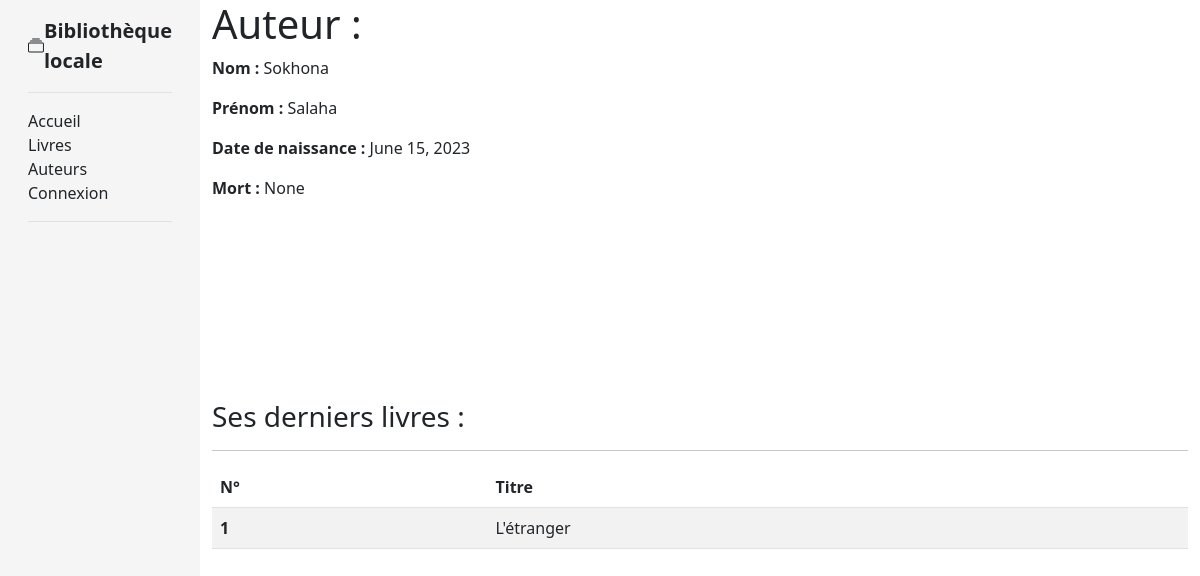
The page /catalog/author/1 on the database as committed earlier.
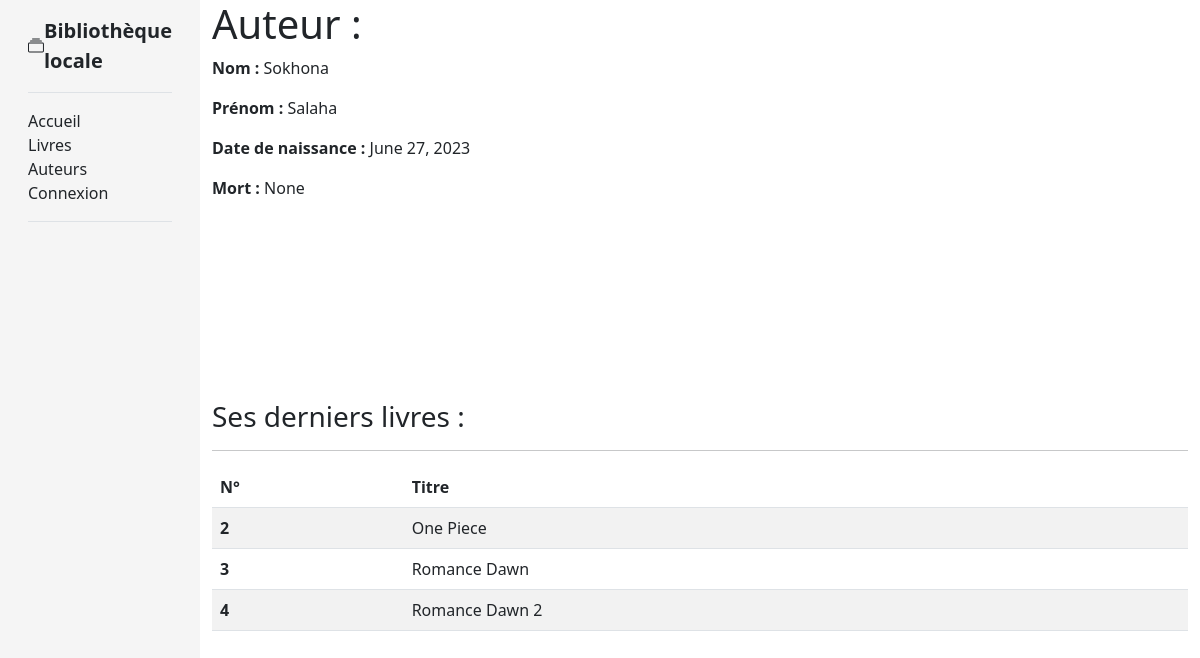
The same page on the database as committed later.
### catalog/models.py (models this page shows, shortened)
class Author(models.Model):
    first_name = models.CharField(max_length=100)
    last_name = models.CharField(max_length=100)
    date_of_birth = models.DateField(null=True, blank=True)
    date_of_death = models.DateField('Died', null=True, blank=True)
    class Meta:
        ordering = ['last_name', 'first_name']

class Book(models.Model):
    title = models.CharField(max_length=200)
    author = models.ForeignKey('Author', on_delete=models.CASCADE, null=True)
    summary = models.TextField(
        max_length=1000, help_text='Enter a brief description of the book')
    isbn = models.CharField(
        'ISBN',
        max_length=13,
        help_text=
        '13 Character <a href="https://www.isbn-international.org/content/what-isbn">ISBN number</a>'
    )
    genre = models.ManyToManyField(Genre,
                                   help_text='Select a genre for this book')
    def get_absolute_url(self):
        return reverse('book-detail', args=[str(self.id)])
    def display_genre(self):
        return ', '.join(genre.name for genre in self.genre.all()[:3])
    display_genre.short_description = 'Genre'

### catalog/views.py (the view)
class AuthorDetailView(generic.DetailView):
    model = Author
    template_name = 'authors/author_detail.html'

### catalog/templates/authors/author_detail.html (shortened to what this page needs)
{% extends "base_generic.html" %}
{% block css %}
{% load static %}
<link rel="stylesheet" href="{% static 'css/author_detail.css' %}">
{% endblock %}
{% block content %}
<div class="row">
  <div class="col">
  <h1>Auteur :</h1>
  <p><strong>Nom :</strong> {{ author.last_name }}</p>
  <p><strong>Prénom :</strong> {{ author.first_name }}</p>
  <p><strong>Date de naissance :</strong> {{ author.date_of_birth }}</p>
  <p><strong>Mort :</strong> {{ author.date_of_death }}</p>
</div>
</div>
<div class="row">
  <div class="col">
  <h3>Ses derniers livres :</h3>
  <hr>
  <table class="table table-striped">
    <thead>
      <tr>
        <th scope="col">N°</th>
        <th scope="col">Titre</th>
      </tr>
    </thead>
    <tbody>
      {% for book in author.book_set.all|slice:":5" %}
      <tr>
        <th scope="row">{{ book.id }}</th>
        <td><a href="{{ book.get_absolute_url }}">{{ book.title }}</a></td>
      </tr>
      {% endfor %}
    </tbody>
  </table>
</div>
</div>
{% endblock %}

Rows that differ between the two databases and show on the page:
removed Book: id "1", title "L'étranger"
changed Author "Sokhona": date_of_birth "June 15, 2023" → "June 27, 2023"
now on this page (row edited): Book: id "2", title "One Piece"
now on this page (row edited): Book: id "3", title "Romance Dawn"
now on this page (row edited): Book: id "4", title "Romance Dawn 2"
